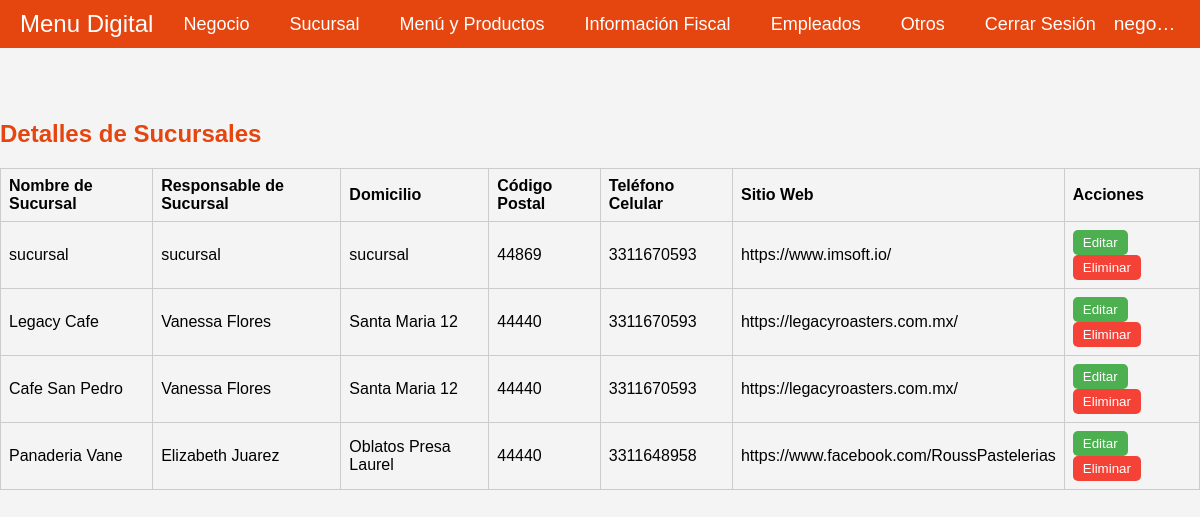
/src/branch/read-branch/read-branch.php (signed in), run on an earlier commit of the app's database.
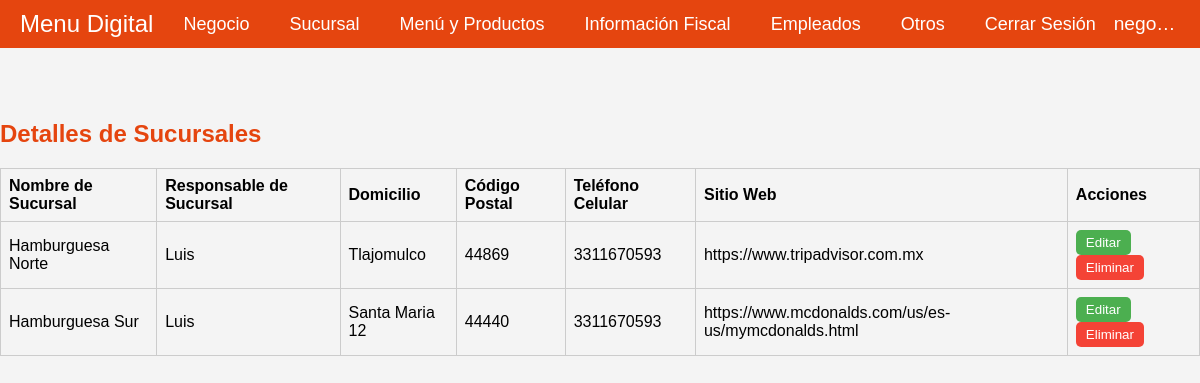
And on a later commit of the database.
### tables this page shows
CREATE TABLE `branches` (
  `id` int NOT NULL,
  `branch_name` varchar(255) NOT NULL,
  `branch_manager` varchar(255) NOT NULL,
  `address` varchar(255) NOT NULL,
  `postal_code` char(5) NOT NULL,
  `cellphone` char(10) NOT NULL,
  `website` varchar(255) DEFAULT NULL,
  `company_id` int DEFAULT NULL
);

### src/branch/read-branch/fetchBranch.php (the view, shortened to what this page needs)
<?php
require '../../db/connection.php';
$companyId = $_SESSION['company_id'];
$sql = "SELECT id, branch_name, branch_manager, address, postal_code, cellphone, website FROM branches WHERE company_id = ?";
$stmt = $conn->prepare($sql);
$stmt->bind_param("i", $companyId);
$stmt->execute();
$result = $stmt->get_result();
if ($result->num_rows > 0) {
    while ($row = $result->fetch_assoc()) {
        echo "<tr>";
        echo "<td>" . htmlspecialchars($row['branch_name']) . "</td>";
        echo "<td>" . htmlspecialchars($row['branch_manager']) . "</td>";
        echo "<td>" . htmlspecialchars($row['address']) . "</td>";
        echo "<td>" . htmlspecialchars($row['postal_code']) . "</td>";
        echo "<td>" . htmlspecialchars($row['cellphone']) . "</td>";
        echo "<td>" . htmlspecialchars($row['website']) . "</td>";
        echo '<td><button class="edit-btn" onclick="location.href=\'../update-branch/update-branch.php?id=' . $row['id'] . '\'">Editar</button><button class="delete-btn" data-id="' . $row['id'] . '">Eliminar</button></td>';
        echo "</tr>";
    }
} else {
    echo "<tr><td colspan='7'>No hay sucursales registradas para esta empresa.</td></tr>";
}

What changed in the data, as far as the page shows it:
removed branches: branch_name "Cafe San Pedro", branch_manager "Vanessa Flores", address "Santa Maria 12", postal_code "44440", cellphone "3311670593", website "https://legacyroasters.com.mx/"
removed branches: branch_name "Panaderia Vane", branch_manager "Elizabeth Juarez", address "Oblatos Presa Laurel", postal_code "44440", cellphone "3311648958", website "https://www.facebook.com/RoussPastelerias"
changed branches: branch_name "sucursal" → "Hamburguesa Norte"; branch_manager "sucursal" → "Luis"; address "sucursal" → "Tlajomulco"; website "https://www.imsoft.io/" → "https://www.tripadvisor.com.mx"
changed branches "Santa Maria 12": branch_name "Legacy Cafe" → "Hamburguesa Sur"; branch_manager "Vanessa Flores" → "Luis"; website "https://legacyroasters.com.mx/" → "https://www.mcdonalds.com/us/es-us/mymcdonalds.html"
